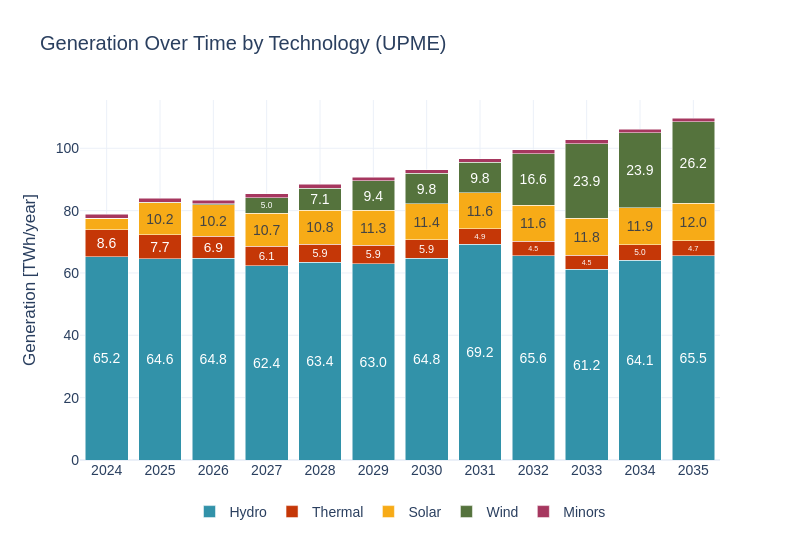

Here is the notebook cell this chart was saved with:
### Code cell
sce_upme = pd.read_csv(gen_per_res_vs_marg_cost)
sce_upme['Energy_TWh_typical_yr'] = sce_upme['Energy_GWh_typical_yr'] / 1000
sce_upme = sce_upme[sce_upme['year'] <= years[1]]
sw.scenarios.dispatched_generation(sce_upme, 'Generation', 'TWh', 'year', 'Energy_TWh_typical_yr', 'Tech', scenario_name, 'UPME', 4)
#sce_upme.to_csv('./12_upme.csv')

### Figure 1 — Plotly figure (JSON) as saved in the notebook; plotly's stock layout.template omitted (floating-point values rounded to 4 significant figures)
{"data": [{"alignmentgroup": "True", "hovertemplate": "Tech=Hydro<br>Year=%{x}<br>Dispatched Generation (MW)=%{y}<br>text=%{text}<extra></extra>", "insidetextanchor": "middle", "legendgroup": "Hydro", "marker": {"color": "#3292A9", "pattern": {"shape": ""}}, "name": "Hydro", "offsetgroup": "Hydro", "orientation": "v", "showlegend": true, "text": ["65.23", "64.62", "64.78", "62.38", "63.36", "62.96", "64.77", "69.23", "65.60", "61.21", "64.08", "65.55"], "textangle": 0, "textposition": "inside", "texttemplate": "%{text:.1f}", "type": "bar", "x": [2024, 2025, 2026, 2027, 2028, 2029, 2030, 2031, 2032, 2033, 2034, 2035], "xaxis": "x", "y": [65.23, 64.62, 64.78, 62.38, 63.36, 62.96, 64.77, 69.23, 65.6, 61.21, 64.08, 65.55], "yaxis": "y"}, {"alignmentgroup": "True", "hovertemplate": "Tech=Thermal<br>Year=%{x}<br>Dispatched Generation (MW)=%{y}<br>text=%{text}<extra></extra>", "insidetextanchor": "middle", "legendgroup": "Thermal", "marker": {"color": "#C53707", "pattern": {"shape": ""}}, "name": "Thermal", "offsetgroup": "Thermal", "orientation": "v", "showlegend": true, "text": ["8.62", "7.69", "6.94", "6.12", "5.88", "5.86", "5.93", "4.88", "4.52", "4.52", "4.98", "4.73"], "textangle": 0, "textposition": "inside", "texttemplate": "%{text:.1f}", "type": "bar", "x": [2024, 2025, 2026, 2027, 2028, 2029, 2030, 2031, 2032, 2033, 2034, 2035], "xaxis": "x", "y": [8.615, 7.686, 6.944, 6.122, 5.882, 5.855, 5.933, 4.877, 4.521, 4.518, 4.979, 4.733], "yaxis": "y"}, {"alignmentgroup": "True", "hovertemplate": "Tech=Solar<br>Year=%{x}<br>Dispatched Generation (MW)=%{y}<br>text=%{text}<extra></extra>", "insidetextanchor": "middle", "legendgroup": "Solar", "marker": {"color": "#F7AB17", "pattern": {"shape": ""}}, "name": "Solar", "offsetgroup": "Solar", "orientation": "v", "showlegend": true, "text": ["", "10.20", "10.20", "10.66", "10.85", "11.29", "11.43", "11.58", "11.58", "11.80", "11.91", "12.03"], "textangle": 0, "textposition": "inside", "texttemplate": "%{text:.1f}", "type": "bar", "x": [2024, 2025, 2026, 2027, 2028, 2029, 2030, 2031, 2032, 2033, 2034, 2035], "xaxis": "x", "y": [3.651, 10.2, 10.2, 10.66, 10.85, 11.29, 11.43, 11.58, 11.58, 11.8, 11.91, 12.03], "yaxis": "y"}, {"alignmentgroup": "True", "hovertemplate": "Tech=Wind<br>Year=%{x}<br>Dispatched Generation (MW)=%{y}<br>text=%{text}<extra></extra>", "insidetextanchor": "middle", "legendgroup": "Wind", "marker": {"color": "#55733D", "pattern": {"shape": ""}}, "name": "Wind", "offsetgroup": "Wind", "orientation": "v", "showlegend": true, "text": ["", "", "", "4.99", "7.09", "9.40", "9.77", "9.77", "16.61", "23.94", "23.94", "26.20"], "textangle": 0, "textposition": "inside", "texttemplate": "%{text:.1f}", "type": "bar", "x": [2024, 2025, 2026, 2027, 2028, 2029, 2030, 2031, 2032, 2033, 2034, 2035], "xaxis": "x", "y": [0.063, 0.206, 0.206, 4.989, 7.095, 9.398, 9.772, 9.772, 16.61, 23.94, 23.94, 26.2], "yaxis": "y"}, {"alignmentgroup": "True", "hovertemplate": "Tech=Minors<br>Year=%{x}<br>Dispatched Generation (MW)=%{y}<br>text=%{text}<extra></extra>", "insidetextanchor": "middle", "legendgroup": "Minors", "marker": {"color": "#A6375F", "pattern": {"shape": ""}}, "name": "Minors", "offsetgroup": "Minors", "orientation": "v", "showlegend": true, "text": ["", "", "", "", "", "", "", "", "", "", "", ""], "textangle": 0, "textposition": "inside", "texttemplate": "%{text:.1f}", "type": "bar", "x": [2024, 2025, 2026, 2027, 2028, 2029, 2030, 2031, 2032, 2033, 2034, 2035], "xaxis": "x", "y": [1.191, 1.191, 1.191, 1.191, 1.191, 1.191, 1.191, 1.191, 1.191, 1.191, 1.191, 1.191], "yaxis": "y"}], "layout": {"barmode": "stack", "font": {"family": "Arial", "size": 14}, "height": 540, "legend": {"orientation": "h", "title": {}, "tracegroupgap": 0, "x": 0.5, "xanchor": "center", "y": -0.1}, "title": {"text": "Generation Over Time by Technology (UPME)"}, "width": 800, "xaxis": {"anchor": "y", "domain": [0, 1], "showgrid": true, "tickangle": 0, "tickfont": {"family": "Arial", "size": 14}, "tickvals": [2024, 2025, 2026, 2027, 2028, 2029, 2030, 2031, 2032, 2033, 2034, 2035], "title": {"text": ""}}, "yaxis": {"anchor": "x", "domain": [0, 1], "title": {"text": "Generation [TWh/year]"}}}}
